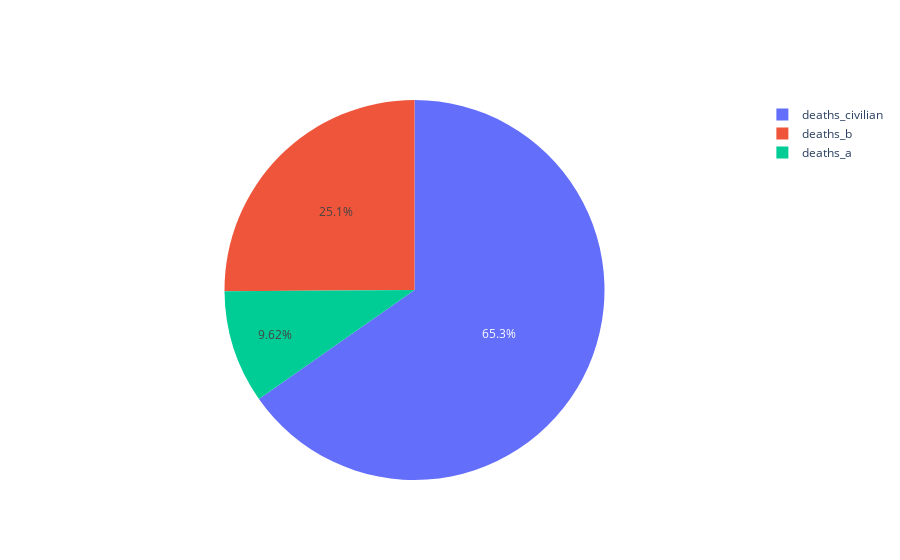

Notebook cell for this chart:
### Code cell
import plotly.graph_objects as go

labels = list(deaths_dict.keys())
values = list(deaths_dict.values())

fig = go.Figure(data=[go.Pie(labels=labels, values=values)])
fig.show()

### Figure 1 — Plotly figure (JSON) as saved in the notebook; plotly's stock layout.template omitted (floating-point values rounded to 4 significant figures)
{"data": [{"labels": ["deaths_a", "deaths_b", "deaths_civilian"], "type": "pie", "values": [64045, 167180, 434533]}], "layout": {"autosize": true}}
